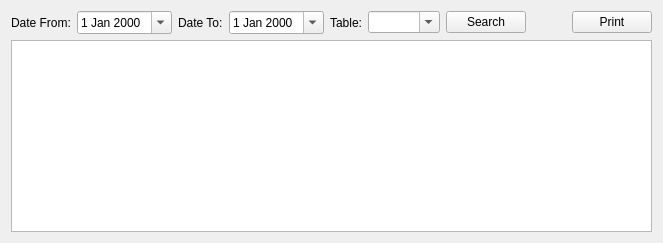
          <widget class="QWidget" name="tab_20">
           <attribute name="title">
            <string>Usage by table</string>
           </attribute>
           <layout class="QGridLayout" name="gridLayout_30">
            <item row="0" column="0">
             <layout class="QVBoxLayout" name="verticalLayout_35">
              <item>
               <layout class="QHBoxLayout" name="horizontalLayout_53">
                <item>
                 <widget class="QLabel" name="label_88">
                  <property name="text">
                   <string>Date From:</string>
                  </property>
                 </widget>
                </item>
                <item>
                 <widget class="QDateEdit" name="dateRepUsoMesaFrom">
                  <property name="calendarPopup">
                   <bool>true</bool>
                  </property>
                 </widget>
                </item>
                <item>
                 <widget class="QLabel" name="label_89">
                  <property name="text">
                   <string>Date To:</string>
                  </property>
                 </widget>
                </item>
                <item>
                 <widget class="QDateEdit" name="dateRepUsoMesaTo">
                  <property name="calendarPopup">
                   <bool>true</bool>
                  </property>
                 </widget>
                </item>
                <item>
                 <widget class="QLabel" name="label_90">
                  <property name="text">
                   <string>Table:</string>
                  </property>
                 </widget>
                </item>
                <item>
                 <widget class="QComboBox" name="cmb_RepUsoMesaTable">
                  <property name="editable">
                   <bool>true</bool>
                  </property>
                 </widget>
                </item>
                <item>
                 <widget class="QPushButton" name="pushButton_41">
                  <property name="text">
                   <string>Search</string>
                  </property>
                 </widget>
                </item>
                <item>
                 <spacer name="horizontalSpacer_33">
                  <property name="orientation">
                   <enum>Qt::Horizontal</enum>
                  </property>
                  <property name="sizeHint" stdset="0">
                   <size>
                    <width>40</width>
                    <height>20</height>
                   </size>
                  </property>
                 </spacer>
                </item>
                <item>
                 <widget class="QPushButton" name="pushButton_48">
                  <property name="text">
                   <string>Print</string>
                  </property>
                 </widget>
                </item>
               </layout>
              </item>
              <item>
               <widget class="QTableView" name="table_UsoMesa"/>
              </item>
             </layout>
            </item>
           </layout>
          </widget>
